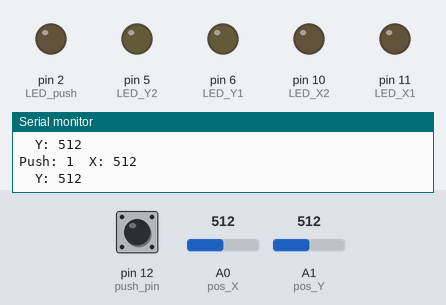
Recording of a sketch running on a simulated Arduino Uno, built with avr-gcc and run on an emulated ATmega328P. On the bench: output pins drawn as LEDs (lit = HIGH), the last lines printed to the serial monitor. Inputs (shaded band) come from the test bench; at power-on: A0 (pos_X) = 512, A1 (pos_Y) = 512, pin 12 (push_pin) HIGH.

Above: at 1.2 s.
1.3 s: A0 (pos_X) set to 496
At 2.6 s:
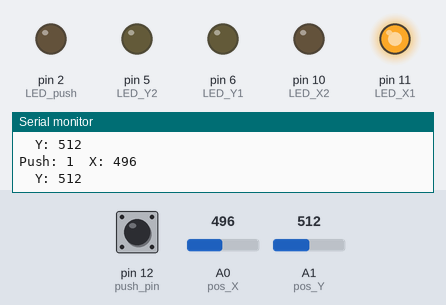
2.9 s: A1 (pos_Y) set to 1023
At 4.2 s:
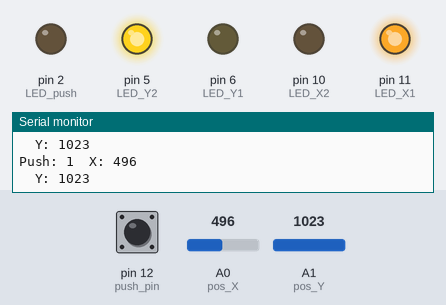
4.5 s: pin 12 (push_pin) pulled LOW for 0.15 s
At 4.64 s:
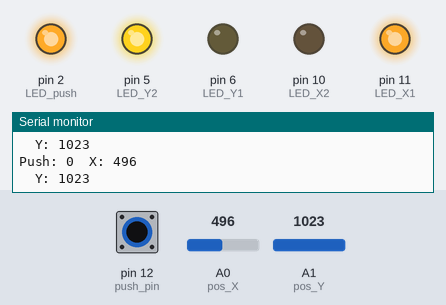
6.2 s: A0 (pos_X) set to 520
At 6.8 s:
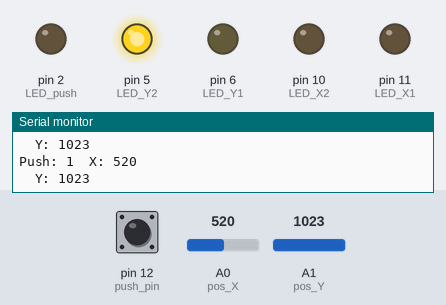
7.8 s: A1 (pos_Y) set to 900
At 8.6 s:
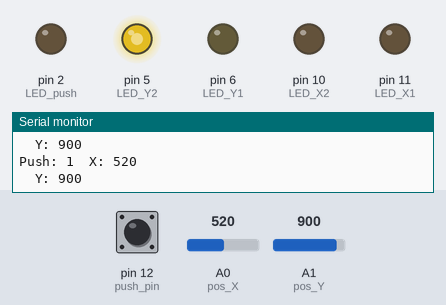
9.4 s: pin 12 (push_pin) pulled LOW for 1 s
At 10.2 s:
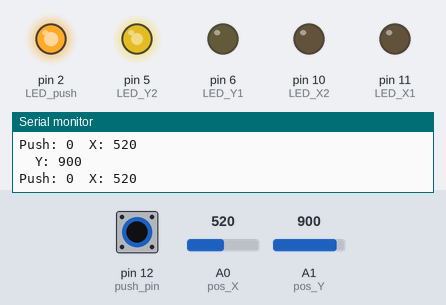
Timing chart, 0 to 12.4 s (numbered marks = the images above; inputs shaded):
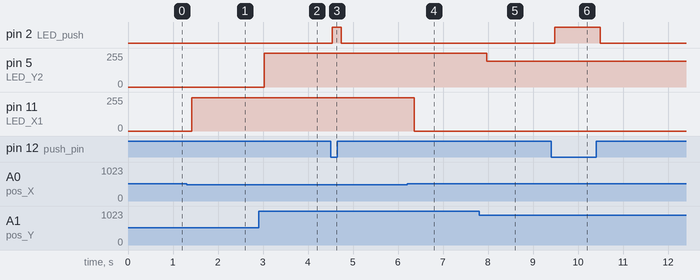

The sketch:

joystick.ino
```cpp
/*
  District P
  아두이노 코딩#18-2
  조이스틱 모듈 다루기
*/

int push_pin = 12;	// 조이스틱 버튼은 아두이노 12번 핀에 연결
int pos_X = A0;	// 조이스틱 X축은 아두이노 A0에 연결
int pos_Y = A1;	// 조이스틱 Y축은 아두이노 A1에 연결
int LED_X1 = 11;	// 좌측 LED는 11번에 연결
int LED_X2 = 10;	// 우측 LED는 10번에 연결
int LED_Y1 = 6;	// 상측 LED는 6번에 연결
int LED_Y2 = 5;	// 하측 LED는 5번에 연결
int LED_push = 2;	// 버튼 LED는 2번에 연결

void setup() {
  pinMode(push_pin, INPUT_PULLUP);	// 조이스틱 버튼은 INPUT_PULLUP
  pinMode(LED_X1, OUTPUT);	// LED들은 모두 OUTPUT으로 설정
  pinMode(LED_X2, OUTPUT);
  pinMode(LED_Y1, OUTPUT);
  pinMode(LED_Y2, OUTPUT);
  pinMode(LED_push, OUTPUT);
  Serial.begin(9600);
}

void loop() {int X = analogRead(pos_X);		// 조이스틱 X축 움직임을 X 변수에 저장
  int Y = analogRead(pos_Y);

  Serial.print("Push: ");		// 시리얼모니터에 "PUSH: " 출력
  Serial.print(digitalRead(push_pin));	// 시리얼모니터에 버튼 누름 유무 표시
  Serial.print("\t");			// 시리얼모니터에 tab(일정거리 띄움) 표시
  Serial.print("X: ");			// 시리얼모니터에 "X: " 출력
  Serial.println(X);			// 시리얼모니터에 X방향 움직임 표시
  Serial.print("\t");			// 시리얼모니터에 tab(일정거리 띄움) 표시
  Serial.print("Y: ");			// 시리얼모니터에 "Y: " 출력
  Serial.println(Y);			// 시리얼모니터에 Y방향 움직임 표시
  delay(100); 			// 1초간 기다림

  		// 조이스틱 Y축 움직임을 Y 변수에 저장
  if(digitalRead(push_pin) == LOW)
  {	// 조이스틱 버튼을 누를 경우
    digitalWrite(LED_push, HIGH);	// 버튼 LED 켬
  }
  else
  {				// 조이스틱 버튼을 누르지 않을 경우
    digitalWrite(LED_push, LOW);	// 버튼 LED 끔
  }
  if(X<506)
  {			// 조이스틱을 좌측으로 움직인 경우
    analogWrite(LED_X1, map(X, 480, 0, 0, 255));	// 움직임 정도에 따라 좌측 LED 밝기 조절
    analogWrite(LED_X2, 0);		// 우측 LED는 끔
  }
  else if(X>520)
  {			// 조이스틱을 우측으로 움직인 경우
    analogWrite(LED_X1, 0);		// 좌측 LED는 끔
    analogWrite(LED_X2, map(X, 520, 1023, 0, 255)); // 우측 LED는 움직임 정도에 따라 밝기 조절
  }
  else
  {				// 조이스틱을 X축방향으로 움직이지 않은 경우
    analogWrite(LED_X1, 0);		// 좌, 우 LED 둘다 끔
    analogWrite(LED_X2, 0);
  }
  if(Y<500){			// 조이스틱을 상측으로 움직인 경우
    analogWrite(LED_Y1, map(Y, 480, 0, 0, 255)); // 움직임 정도에 따라 상측 LED 밝기 조절
    analogWrite(LED_Y2, 0);		// 하측 LED는 끔
  }else if(Y>520){			// 조이스틱을 하측으로 움직인 경우
    analogWrite(LED_Y1, 0);		// 상측 LED는 끔
    analogWrite(LED_Y2, map(Y, 520, 1023, 0, 255)); // 움직임 정도에 따라 하측 LED 밝기 조절
  }else{				// 조이스틱을 Y축방향으로 움직이지 않은 경우
    analogWrite(LED_Y1, 0);		// 상, 하 LED 둘다 끔
    analogWrite(LED_Y2, 0);
  }
}
```

Measured:
- the behaviour switches between 505 and 506 on A0 (pos_X) (found by bisection; images 3 and 4)
- after the input at 1.3 s, pin 11 (LED_X1): 0/255 → 248/255 after 0.11 s
- after the input at 2.9 s, pin 5 (LED_Y2): 0/255 → 255/255 after 0.13 s
- after the input at 4.5 s, pin 2 (LED_push): LOW → HIGH at once, → LOW 0.20 s later
- after the input at 6.2 s, pin 11 (LED_X1): 248/255 → 0/255 after 0.16 s
- after the input at 7.8 s, pin 5 (LED_Y2): 255/255 → 192/255 after 0.17 s
- after the input at 9.4 s, pin 2 (LED_push): LOW → HIGH after 0.08 s, → LOW 1.0 s later
